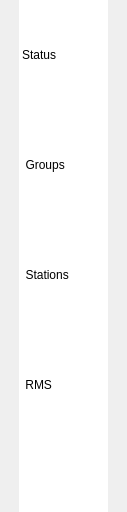
<?xml version="1.0" encoding="UTF-8"?>
<ui version="4.0">
 <class>Reagents::CReagentSubMenuWidget</class>
 <widget class="QWidget" name="Reagents::CReagentSubMenuWidget">
  <property name="geometry">
   <rect>
    <x>0</x>
    <y>0</y>
    <width>127</width>
    <height>512</height>
   </rect>
  </property>
  <property name="minimumSize">
   <size>
    <width>89</width>
    <height>0</height>
   </size>
  </property>
  <property name="maximumSize">
   <size>
    <width>127</width>
    <height>16777215</height>
   </size>
  </property>
  <property name="windowTitle">
   <string>Form</string>
  </property>
  <layout class="QHBoxLayout" name="horizontalLayout">
   <property name="leftMargin">
    <number>6</number>
   </property>
   <property name="topMargin">
    <number>0</number>
   </property>
   <property name="rightMargin">
    <number>6</number>
   </property>
   <property name="bottomMargin">
    <number>0</number>
   </property>
   <item>
    <widget class="QListWidget" name="ReagentSubMenulist">
     <property name="minimumSize">
      <size>
       <width>89</width>
       <height>0</height>
      </size>
     </property>
     <property name="maximumSize">
      <size>
       <width>89</width>
       <height>16777215</height>
      </size>
     </property>
     <property name="layoutDirection">
      <enum>Qt::LeftToRight</enum>
     </property>
     <property name="styleSheet">
      <string notr="true">QListWidget:item{height: 110px;}</string>
     </property>
     <property name="frameShape">
      <enum>QFrame::NoFrame</enum>
     </property>
     <property name="frameShadow">
      <enum>QFrame::Plain</enum>
     </property>
     <property name="verticalScrollBarPolicy">
      <enum>Qt::ScrollBarAlwaysOff</enum>
     </property>
     <property name="horizontalScrollBarPolicy">
      <enum>Qt::ScrollBarAlwaysOff</enum>
     </property>
     <property name="iconSize">
      <size>
       <width>65</width>
       <height>65</height>
      </size>
     </property>
     <property name="textElideMode">
      <enum>Qt::ElideRight</enum>
     </property>
     <property name="flow">
      <enum>QListView::TopToBottom</enum>
     </property>
     <property name="isWrapping" stdset="0">
      <bool>true</bool>
     </property>
     <property name="resizeMode">
      <enum>QListView::Fixed</enum>
     </property>
     <property name="layoutMode">
      <enum>QListView::SinglePass</enum>
     </property>
     <property name="spacing">
      <number>7</number>
     </property>
     <property name="viewMode">
      <enum>QListView::IconMode</enum>
     </property>
     <property name="wordWrap">
      <bool>true</bool>
     </property>
     <item>
      <property name="text">
       <string>Status</string>
      </property>
      <property name="icon">
       <iconset resource="../../../../../../Platform/Gui/Components/MainMenu/Resource/MainMenu.qrc">
        <normaloff>:/HimalayaImages/Icons/Configuration/Configuration_Status.png</normaloff>
        <selectedoff>:/HimalayaImages/Icons/Configuration/Configuration_Status_act.png</selectedoff>
        <selectedon>:/HimalayaImages/Icons/Configuration/Configuration_Status_act.png</selectedon>:/HimalayaImages/Icons/Configuration/Configuration_Status.png</iconset>
      </property>
      <property name="flags">
       <set>ItemIsSelectable|ItemIsUserCheckable|ItemIsEnabled</set>
      </property>
     </item>
     <item>
      <property name="text">
       <string> Groups</string>
      </property>
      <property name="icon">
       <iconset resource="../../../../../../Platform/Gui/Components/MainMenu/Resource/MainMenu.qrc">
        <normaloff>:/HimalayaImages/Icons/Configuration/Configuration_Groups.png</normaloff>
        <selectedoff>:/HimalayaImages/Icons/Configuration/Configuration_Groups_act.png</selectedoff>
        <selectedon>:/HimalayaImages/Icons/Configuration/Configuration_Groups_act.png</selectedon>:/HimalayaImages/Icons/Configuration/Configuration_Groups.png</iconset>
      </property>
      <property name="flags">
       <set>ItemIsSelectable|ItemIsUserCheckable|ItemIsEnabled</set>
      </property>
     </item>
     <item>
      <property name="text">
       <string> Stations</string>
      </property>
      <property name="icon">
       <iconset resource="../../../../../../Platform/Gui/Components/MainMenu/Resource/MainMenu.qrc">
        <normaloff>:/HimalayaImages/Icons/Configuration/Configuration_Stations.png</normaloff>
        <selectedoff>:/HimalayaImages/Icons/Configuration/Configuration_Stations_act.png</selectedoff>:/HimalayaImages/Icons/Configuration/Configuration_Stations.png</iconset>
      </property>
      <property name="flags">
       <set>ItemIsSelectable|ItemIsUserCheckable|ItemIsEnabled</set>
      </property>
     </item>
     <item>
      <property name="text">
       <string> RMS</string>
      </property>
      <property name="icon">
       <iconset resource="../../../../../../Platform/Gui/Components/MainMenu/Resource/MainMenu.qrc">
        <normaloff>:/HimalayaImages/Icons/Configuration/Configuration_RMS.png</normaloff>
        <selectedoff>:/HimalayaImages/Icons/Configuration/Configuration_RMS_act.png</selectedoff>:/HimalayaImages/Icons/Configuration/Configuration_RMS.png</iconset>
      </property>
      <property name="flags">
       <set>ItemIsSelectable|ItemIsUserCheckable|ItemIsEnabled</set>
      </property>
     </item>
    </widget>
   </item>
  </layout>
 </widget>
 <resources>
  <include location="../../../../../../Platform/Gui/Components/MainMenu/Resource/MainMenu.qrc"/>
 </resources>
 <connections/>
</ui>
